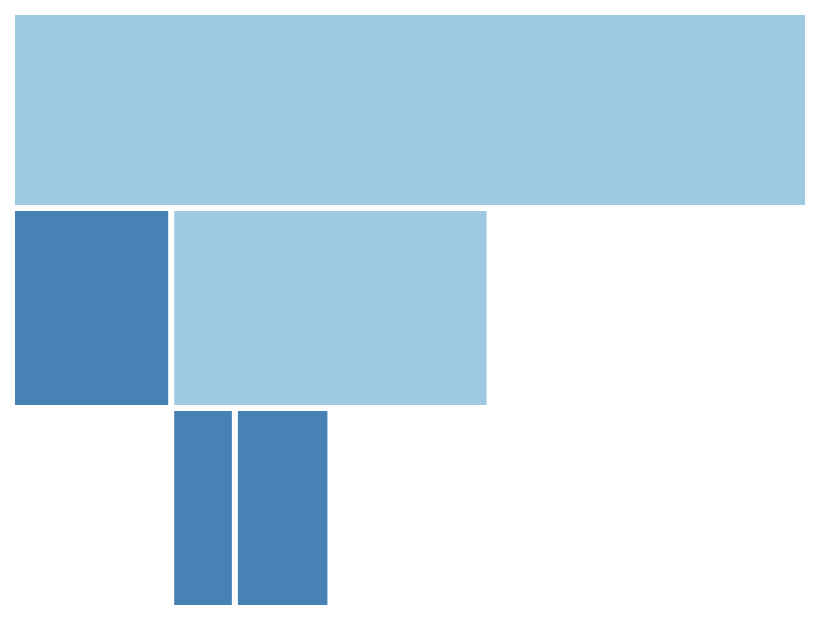

Write a Vega-Lite specification for this figure.
### Vega specification from a JSON file in a GitHub repository (floating-point values rounded to 4 significant figures)
{"$schema": "https://vega.github.io/schema/vega/v6.json", "width": 400, "height": 300, "padding": 5, "autosize": "none", "data": [{"name": "tree", "values": [{"id": 1, "parent": null, "value": 10}, {"id": 2, "parent": 1, "value": 5}, {"id": 3, "parent": 1, "value": 5}, {"id": 4, "parent": 2, "value": 3}, {"id": 5, "parent": 2, "value": 2}], "transform": [{"type": "stratify", "key": "id", "parentKey": "parent"}, {"type": "partition", "field": "value", "sort": {"field": "value"}, "size": [400, 300], "padding": 2, "round": false}]}], "marks": [{"type": "rect", "from": {"data": "tree"}, "encode": {"update": {"x": {"field": "x0"}, "x2": {"field": "x1"}, "y": {"field": "y0"}, "y2": {"field": "y1"}, "fill": {"signal": "datum.children ? '#9ecae1' : 'steelblue'"}, "stroke": {"value": "white"}}}}]}
